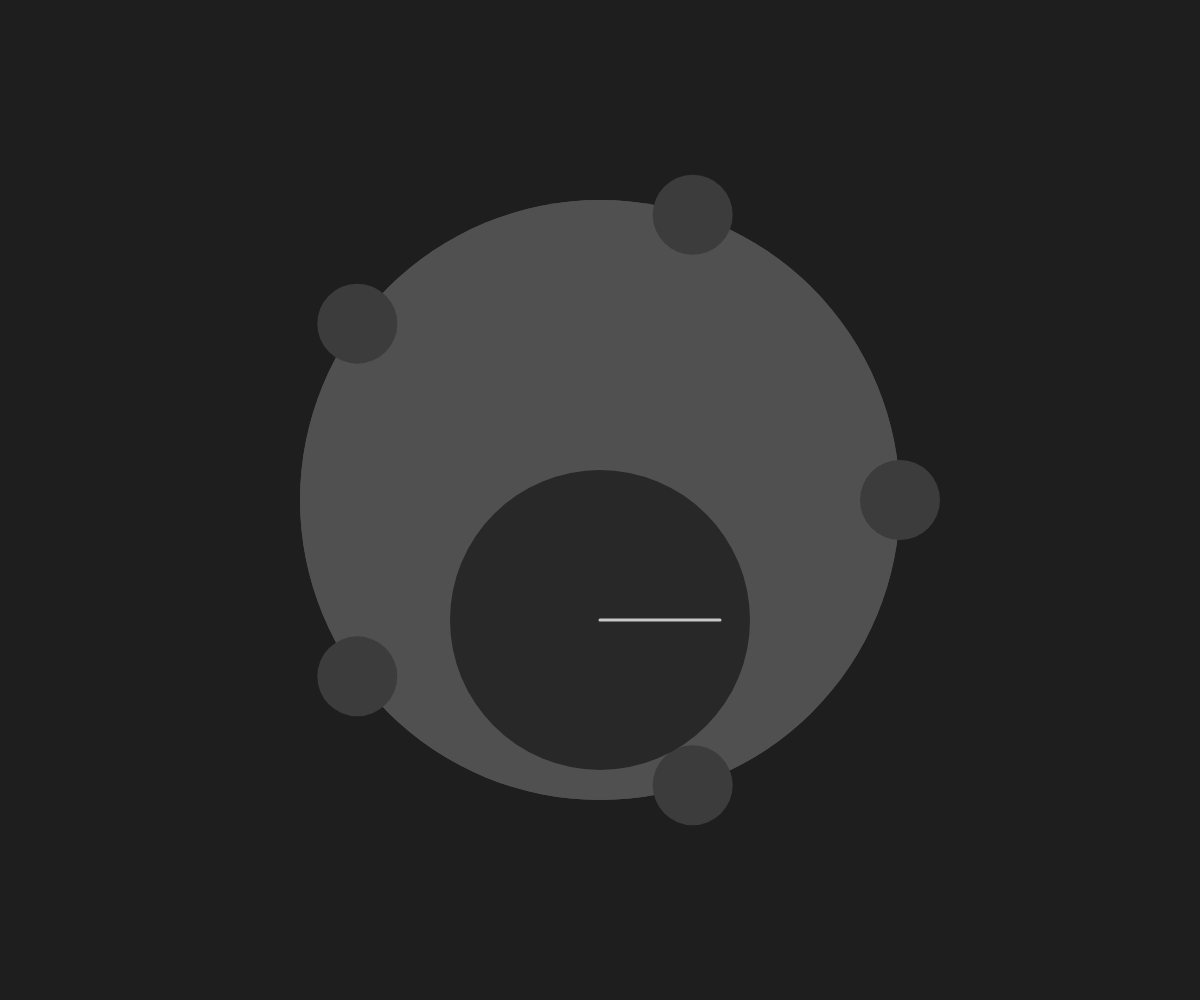
Frame 1 (no input)
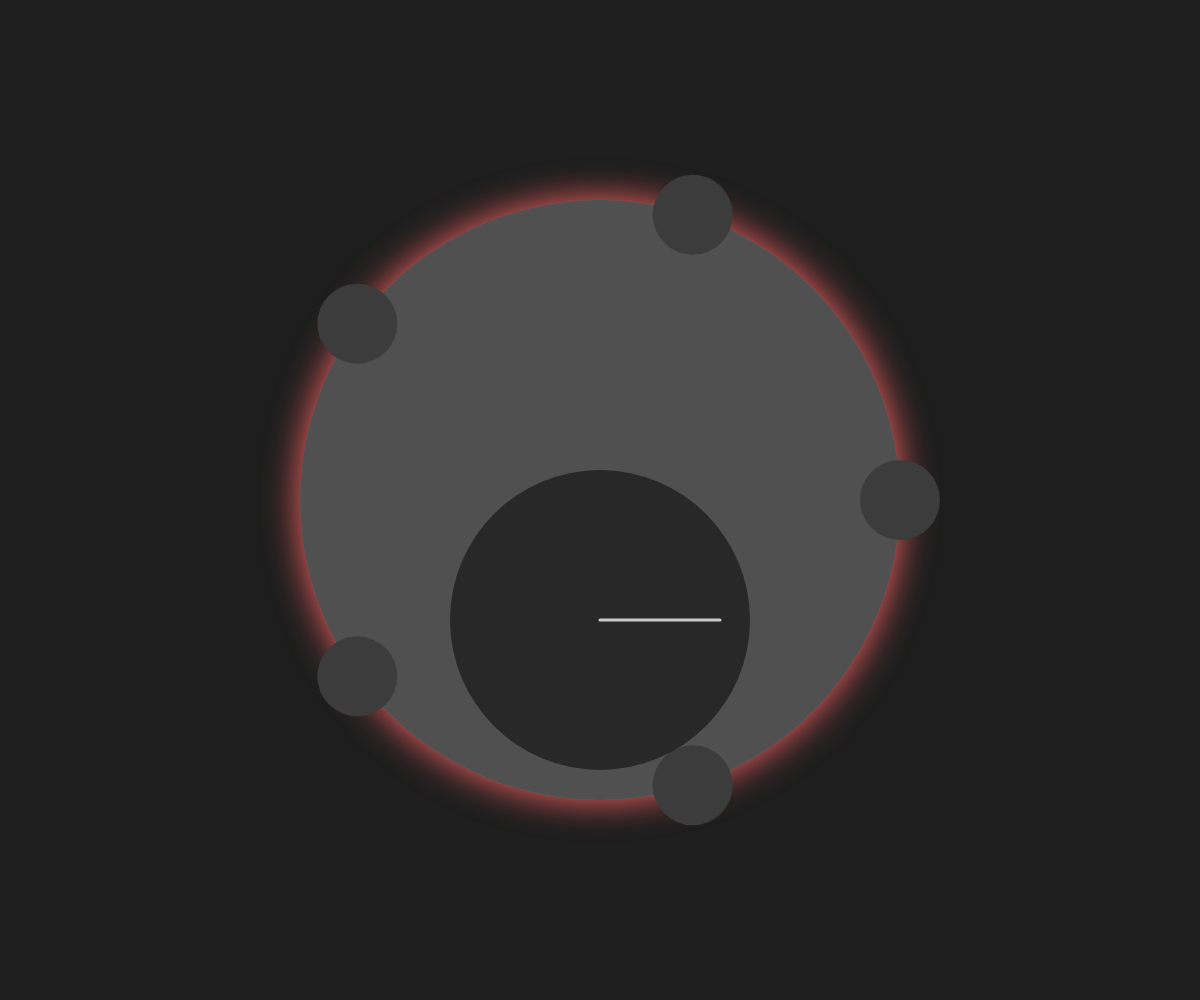
Frame 60 (no input)
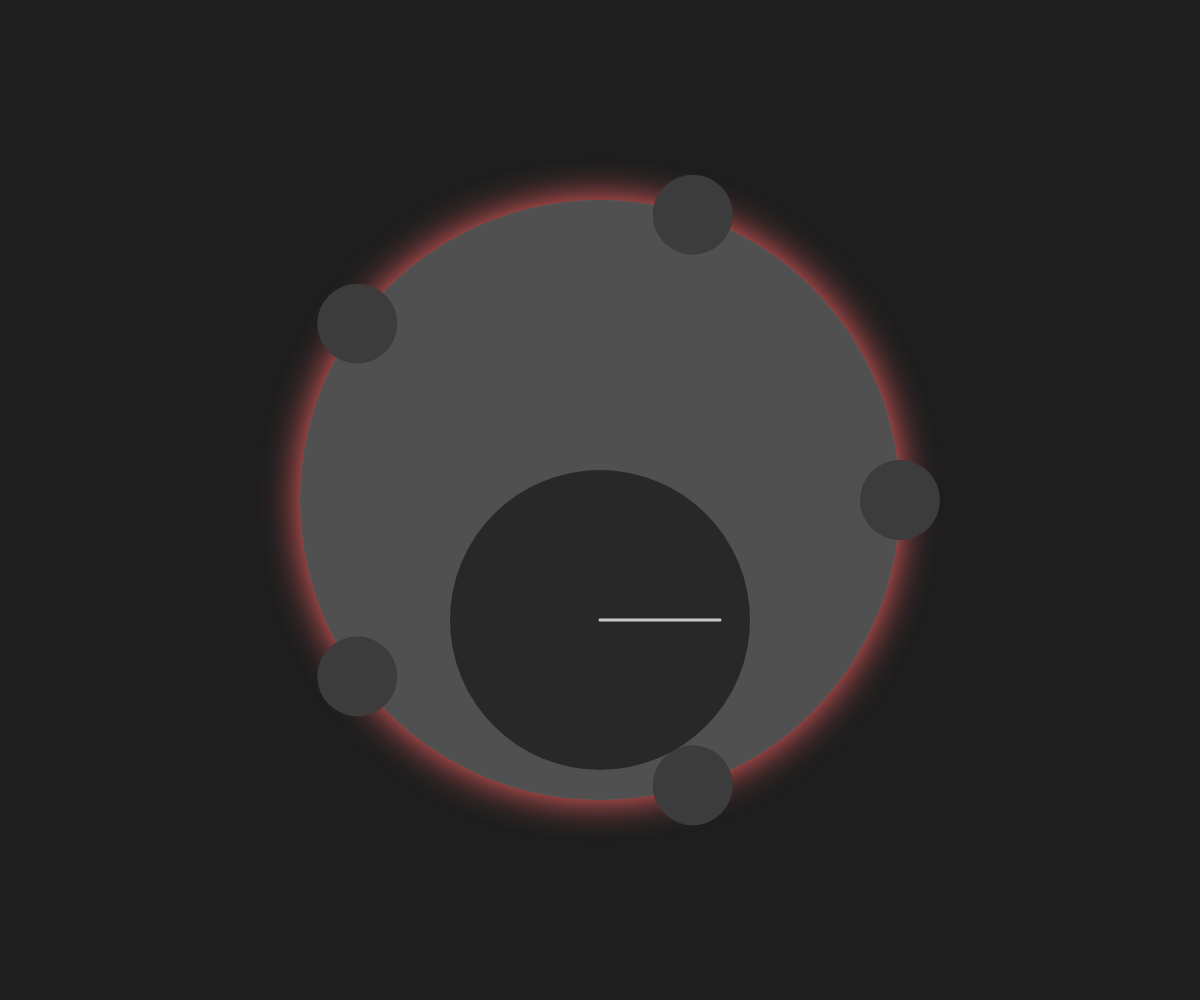
Frame 120 (the mouse pressed at the canvas centre since frame 60)

The p5.js sketch that drew these frames (run headless with seeded random() and noise() and a simulated clock; from frame 60 on, the mouse is pressed at the canvas centre):

// p5.js sketch
// ── sketch.js
let dialAngle = 0;
let burners = [];
let flameIntensity = 0;
let glowIntensity = 0;

function setup() {
  createCanvas(windowWidth, windowHeight);
  // Create burners in a circular arrangement
  let numBurners = 5;
  let radius = min(width, height) * 0.3;
  for (let i = 0; i < numBurners; i++) {
    let angle = (TWO_PI / numBurners) * i;
    let x = width/2 + cos(angle) * radius;
    let y = height/2 + sin(angle) * radius;
    burners.push({x, y, on: false});
  }
}

function draw() {
  background(30);
  
  // Update glow based on flame intensity
  glowIntensity = map(flameIntensity, 0, 1, 0, 50);
  
  // Draw metal rim
  drawRim();
  
  // Draw burners
  for (let burner of burners) {
    drawBurner(burner);
  }
  
  // Draw dial
  drawDial();
  
  // Animate flame and glow
  if (frameCount % 30 === 0) {
    flameIntensity = random(0, 1);
  }
}

function drawRim() {
  noStroke();
  fill(80);
  ellipse(width/2, height/2, min(width, height) * 0.6, min(width, height) * 0.6);
  
  // Draw glow around rim
  drawingContext.shadowBlur = glowIntensity;
  drawingContext.shadowColor = color(255, 100, 100);
  fill(80);
  ellipse(width/2, height/2, min(width, height) * 0.6, min(width, height) * 0.6);
  drawingContext.shadowBlur = 0;
}

function drawBurner(burner) {
  let size = min(width, height) * 0.08;
  
  // Draw burner base
  noStroke();
  fill(60);
  ellipse(burner.x, burner.y, size, size);
  
  // Draw flame if on
  if (burner.on) {
    let flameSize = size * (0.5 + flameIntensity * 0.5);
    
    // Flame core (blue)
    drawingContext.shadowBlur = flameSize * 0.3;
    drawingContext.shadowColor = color(100, 150, 255);
    fill(100, 150, 255);
    ellipse(burner.x, burner.y - size/2 - flameSize/4, flameSize * 0.3, flameSize);
    
    // Flame outer (orange/red)
    drawingContext.shadowColor = color(255, 100, 0);
    fill(255, 100, 0);
    ellipse(burner.x, burner.y - size/2 - flameSize/4, flameSize * 0.7, flameSize * 0.8);
    
    drawingContext.shadowBlur = 0;
  }
}

function drawDial() {
  let dialRadius = min(width, height) * 0.15;
  let centerX = width/2;
  let centerY = height/2 + dialRadius * 0.8;
  
  // Draw dial base
  noStroke();
  fill(40);
  ellipse(centerX, centerY, dialRadius * 2, dialRadius * 2);
  
  // Draw dial indicator
  stroke(200);
  strokeWeight(3);
  line(centerX, centerY, centerX + cos(dialAngle) * dialRadius * 0.8, 
       centerY + sin(dialAngle) * dialRadius * 0.8);
}

function mousePressed() {
  // Start dragging the dial
  if (dist(mouseX, mouseY, width/2, height/2 + min(width, height) * 0.15 * 0.8) < 
      min(width, height) * 0.15) {
    return true;
  }
  return false;
}

function mouseDragged() {
  // Update dial angle based on mouse position
  let dx = mouseX - width/2;
  let dy = mouseY - (height/2 + min(width, height) * 0.15 * 0.8);
  dialAngle = atan2(dy, dx);
  
  // Update burner states based on dial position
  let numBurners = burners.length;
  for (let i = 0; i < numBurners; i++) {
    let angleDiff = abs(dialAngle - (TWO_PI / numBurners) * i);
    if (angleDiff < PI/8 || angleDiff > 15*PI/8) {
      burners[i].on = true;
    } else {
      burners[i].on = false;
    }
  }
  
  // Update flame intensity based on dial position
  flameIntensity = map(dialAngle, -PI, PI, 0, 1);
}

function windowResized() {
  resizeCanvas(windowWidth, windowHeight);
}
